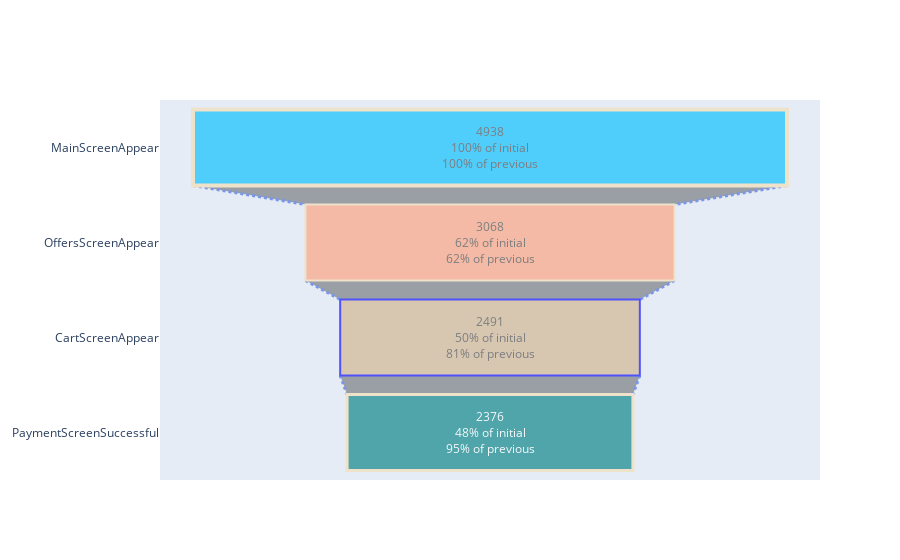

Notebook cell for this chart:
### Code cell
from plotly import graph_objects as go

fig = go.Figure(go.Funnel(
    y = df_funnel['event_name'],
    x = df_funnel['event_user_id_unique'],
    textposition = "inside",
    textinfo = "value+percent previous+percent initial",
    opacity = 0.65, marker = {"color": ["deepskyblue", "lightsalmon", "tan", "teal", "silver"],
    "line": {"width": [4, 2, 2, 3, 1, 1], "color": ["wheat", "wheat", "blue", "wheat", "wheat"]}},
    connector = {"line": {"color": "royalblue", "dash": "dot", "width": 3}})
    )

fig.show()

### Figure 1 — Plotly figure (JSON) as saved in the notebook; plotly's stock layout.template omitted (floating-point values rounded to 4 significant figures)
{"data": [{"connector": {"line": {"color": "royalblue", "dash": "dot", "width": 3}}, "marker": {"color": ["deepskyblue", "lightsalmon", "tan", "teal", "silver"], "line": {"color": ["wheat", "wheat", "blue", "wheat", "wheat"], "width": [4, 2, 2, 3, 1, 1]}}, "opacity": 0.65, "textinfo": "value+percent previous+percent initial", "textposition": "inside", "type": "funnel", "x": [4938, 3068, 2491, 2376], "y": ["MainScreenAppear", "OffersScreenAppear", "CartScreenAppear", "PaymentScreenSuccessful"]}], "layout": {}}
